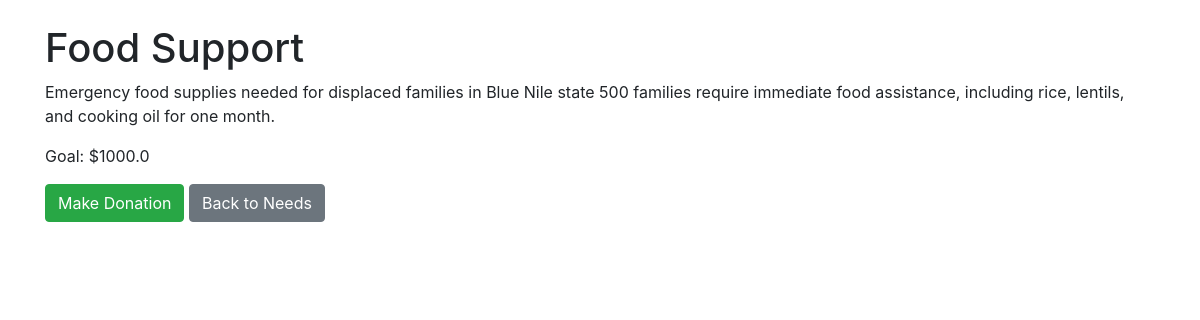
/need/1, run on the app's committed database.
### tables this page shows
CREATE TABLE needs (
            id INTEGER PRIMARY KEY AUTOINCREMENT,
            category_id INTEGER,
            title TEXT,
            description TEXT,
            goal REAL,
            FOREIGN KEY (category_id) REFERENCES categories(id)
        );

### app.py (the view)
@app.route('/need/<int:need_id>')
def need_detail(need_id):
    conn = get_db_connection()
    need = conn.execute('SELECT * FROM needs WHERE id = ?', (need_id,)).fetchone()
    conn.close()
    return render_template('need_detail.html', need=need)

### app.py (called while the page is built)
def get_db_connection():
    conn = sqlite3.connect('takaful.db')
    conn.row_factory = sqlite3.Row
    return conn

### templates/need_detail.html (shortened to what this page needs)
<!DOCTYPE html>
<html lang="en">
<head>
    <link rel="stylesheet" href="https://stackpath.bootstrapcdn.com/bootstrap/4.5.2/css/bootstrap.min.css"/>
</head>
<body>
<div class="container">
    <h1 class="mt-4">{{ need['title'] }}</h1>
    <p>{{ need['description'] }}</p>
    <p>Goal: ${{ need['goal'] }}</p>
    <a href="{{ url_for('make_donation', need_id=need['id']) }}" class="btn btn-success">Make Donation</a>
    <a href="{{ url_for('category_needs', category_id=need['category_id']) }}" class="btn btn-secondary">Back to Needs</a>
</div>
</body>
</html>

### data on the page
needs: title "Food Support", description "Emergency food supplies needed for displaced families in Blue Nile state 500 families require immediate food assistance, including rice, lentils, and cooking oil for one month.", goal "1000.0"
